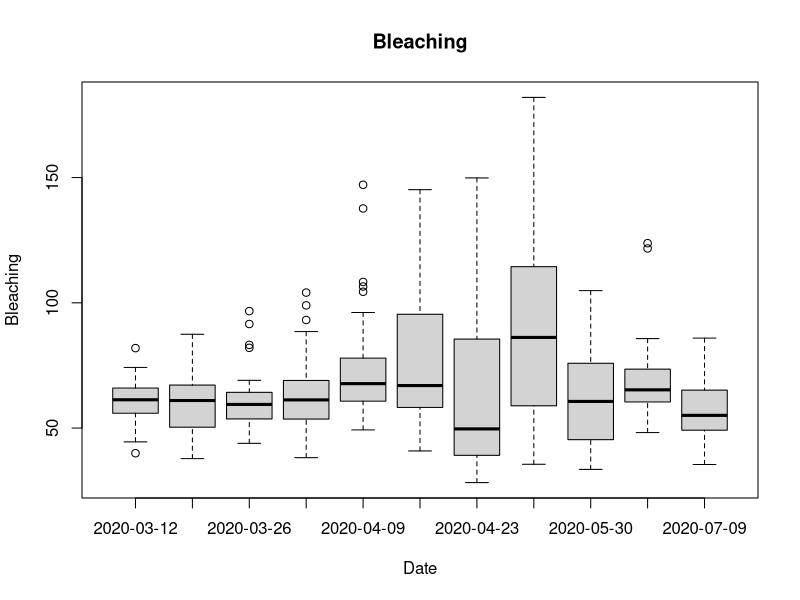
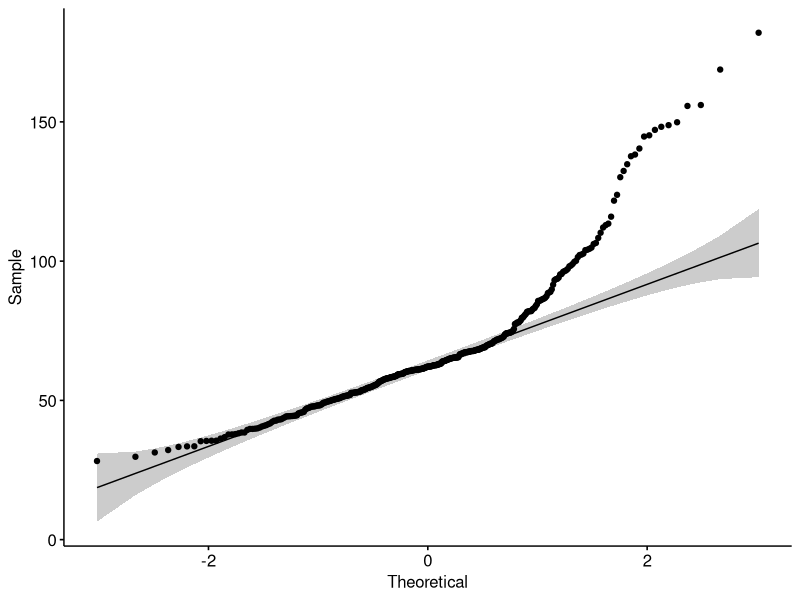
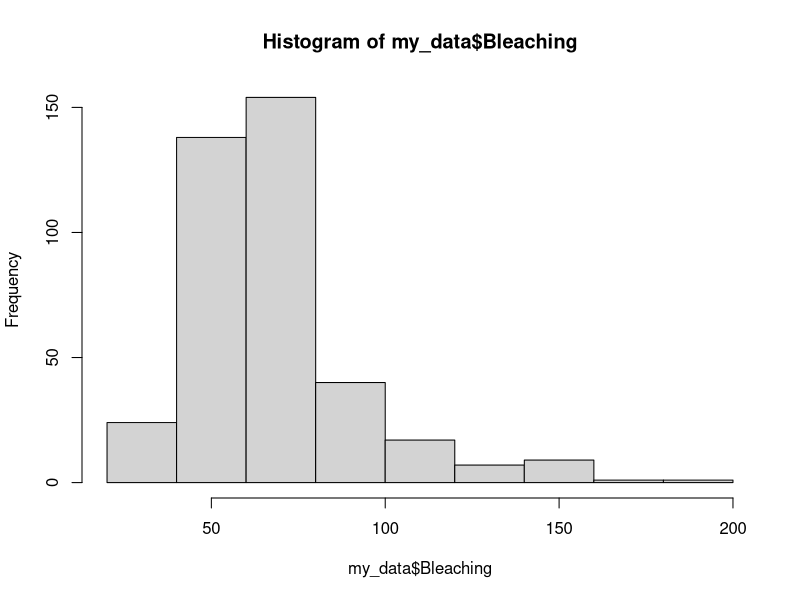
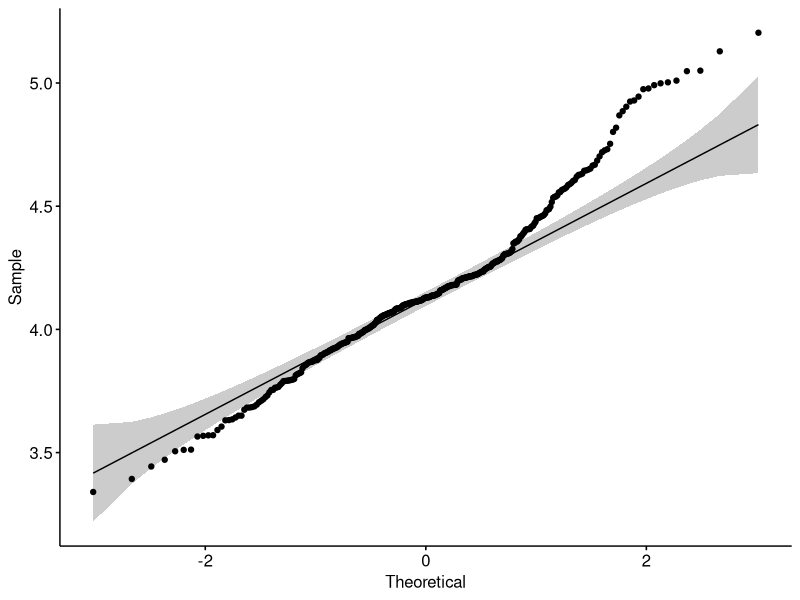
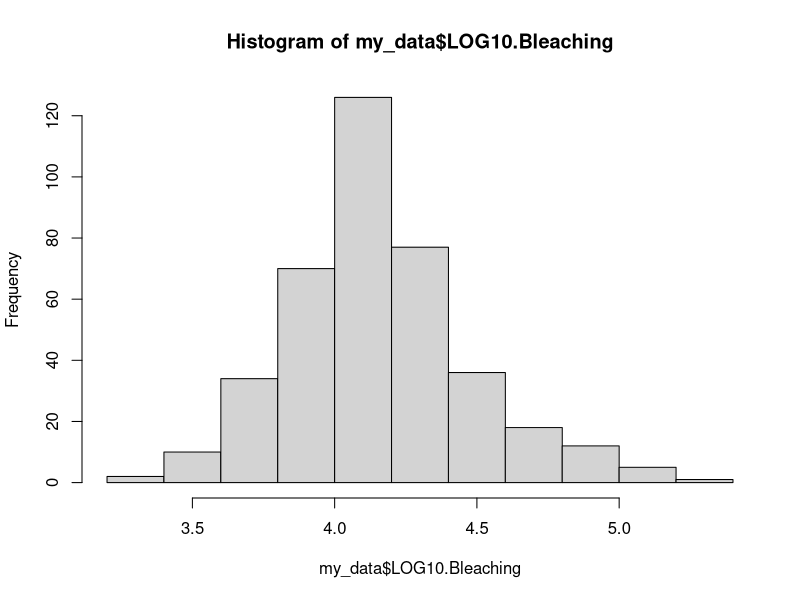
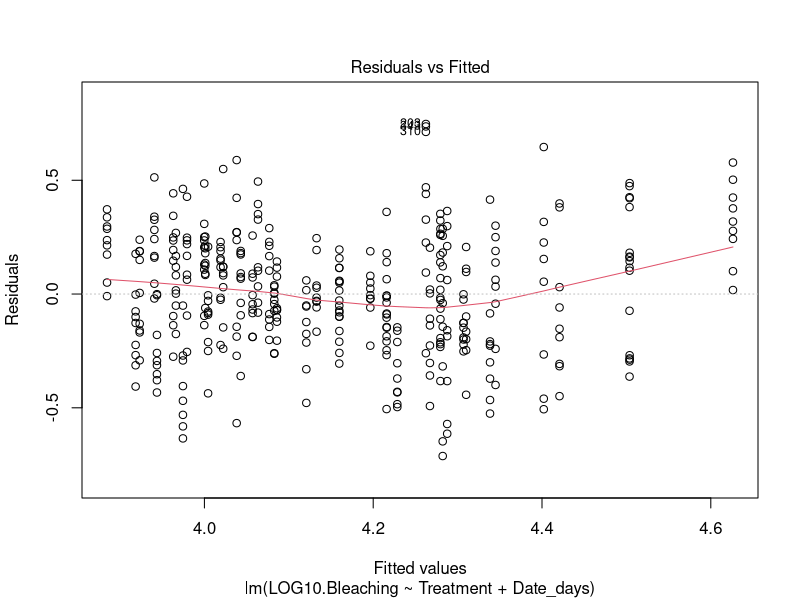
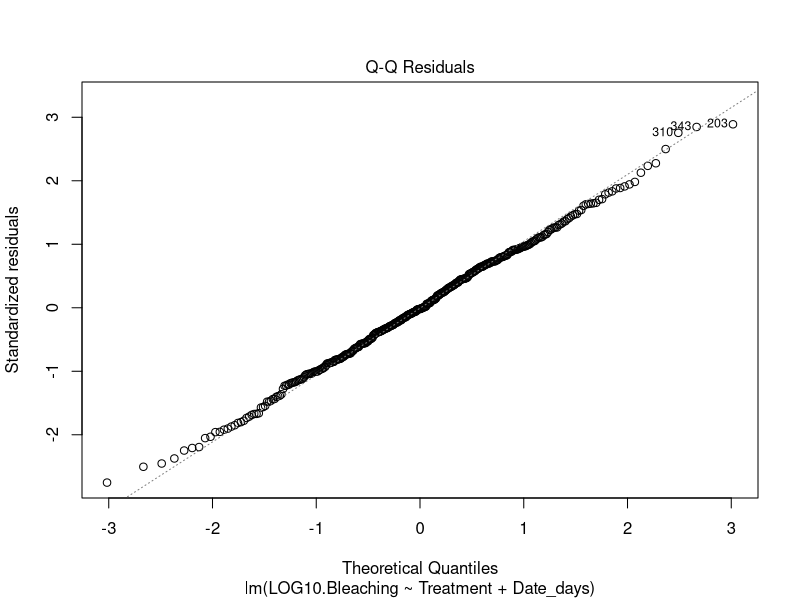
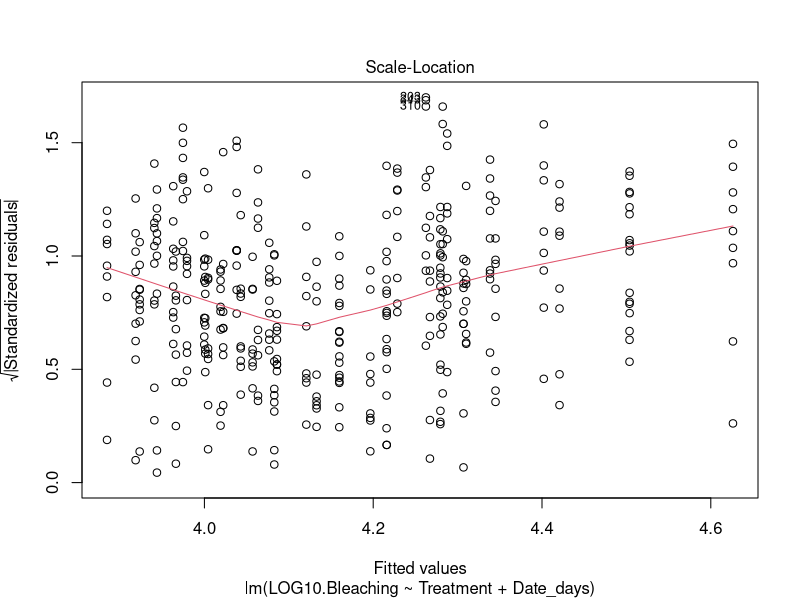

Here is the R script that generated these plots, in order:
# loading libraries
library("readxl")
library("tidyverse")
library("lattice")
library("rstatix")
library("ggpubr")
library("lme4")
library("fitdistrplus")
library("lmerTest")
library("car")

# loading xls files
my_data <- read_excel("ImageJ_R.xlsx", sheet = 1)

# combining relevant sheets of excel file
for (i in 2:36) {
  temp <- read_excel("ImageJ_R.xlsx", sheet = i)
  my_data <- rbind(my_data, temp)
  print(i)
}

# removing unnecessary columns
my_data <- my_data[c(1,2,4,13)]

# turn dates into number of days from start (07/02/2020)
startdate <- as.Date("2020-02-07","%Y-%m-%d")
my_data$Date_days <- as.numeric(difftime(my_data$Date,startdate ,units="days"), units="days")

# removing 07/02 and 11/05 because of inaccurate measurements
my_data<-my_data[!(my_data$Date_days=="0" | my_data$Date_days=="94"),]

# change headers of column bleaching
my_data = my_data %>% 
  rename(
    Bleaching = `Adjusted brightness (0 - 255)`
  )

# removing rows containing NAs (so the rows that don't contain the average values for bleaching)
my_data <- na.omit(my_data)

# Make treatment and days factors
my_data$Treatment <- as.factor(my_data$Treatment)
class(my_data$Treatment)
my_data$Date_days <- as.factor(my_data$Date_days)
class(my_data$Date_days)

# creating an average value per structure per date
my_data <- as.tbl(my_data) %>% 
  bind_rows(my_data) %>% 
  group_by(Structure, Treatment, Date_days) %>% 
  summarise_all(c("mean"))

# write.csv(my_data,"test.csv", row.names = FALSE)

## check repeated measures ANOVA requirements

# visualising data with box plots

boxplot(my_data$`Bleaching` ~ my_data$Date,
        data=my_data, 
        main="Bleaching", 
        xlab="Date", 
        ylab="Bleaching")

# normality tests
ggqqplot(my_data, x = "Bleaching")
hist(my_data$Bleaching)
shapiro_test(my_data$Bleaching)

# not normal -> sqrt transformation
#my_data <- transform(my_data, `SQRT Bleaching`= sqrt(Bleaching))
#ggqqplot(my_data, x = "SQRT.Bleaching")
#hist(my_data$SQRT.Bleaching)
#shapiro_test(my_data$SQRT.Bleaching)

# not normal -> log10 transformation: Works best!
my_data <- transform(my_data, LOG10.Bleaching= log(Bleaching))
ggqqplot(my_data, x = "LOG10.Bleaching")
hist(my_data$LOG10.Bleaching)
shapiro_test(my_data$LOG10.Bleaching)

# not normal -> 1/x transformation
# my_data <- transform(my_data, INVERSE.Bleaching= 1/Bleaching)
# ggqqplot(my_data, x = "INVERSE.Bleaching")
# hist(my_data$INVERSE.Bleaching)
# shapiro_test(my_data$INVERSE.Bleaching)

# Testing for homogeneity of variances
leveneTest(my_data$Bleaching, my_data$Treatment)
fligner.test(my_data$Bleaching, my_data$Treatment)
# Variances are NOT homogeneous

# Testing for sphericity
# Mauchly's Test for Sphericity!

# Generalized Linear Mixed Model with Repeated Measures

Model <- lm(LOG10.Bleaching~Treatment+Date_days, data=my_data)
print(summary(Model),correlation=FALSE)
plot(Model)
qqnorm(resid(Model))
